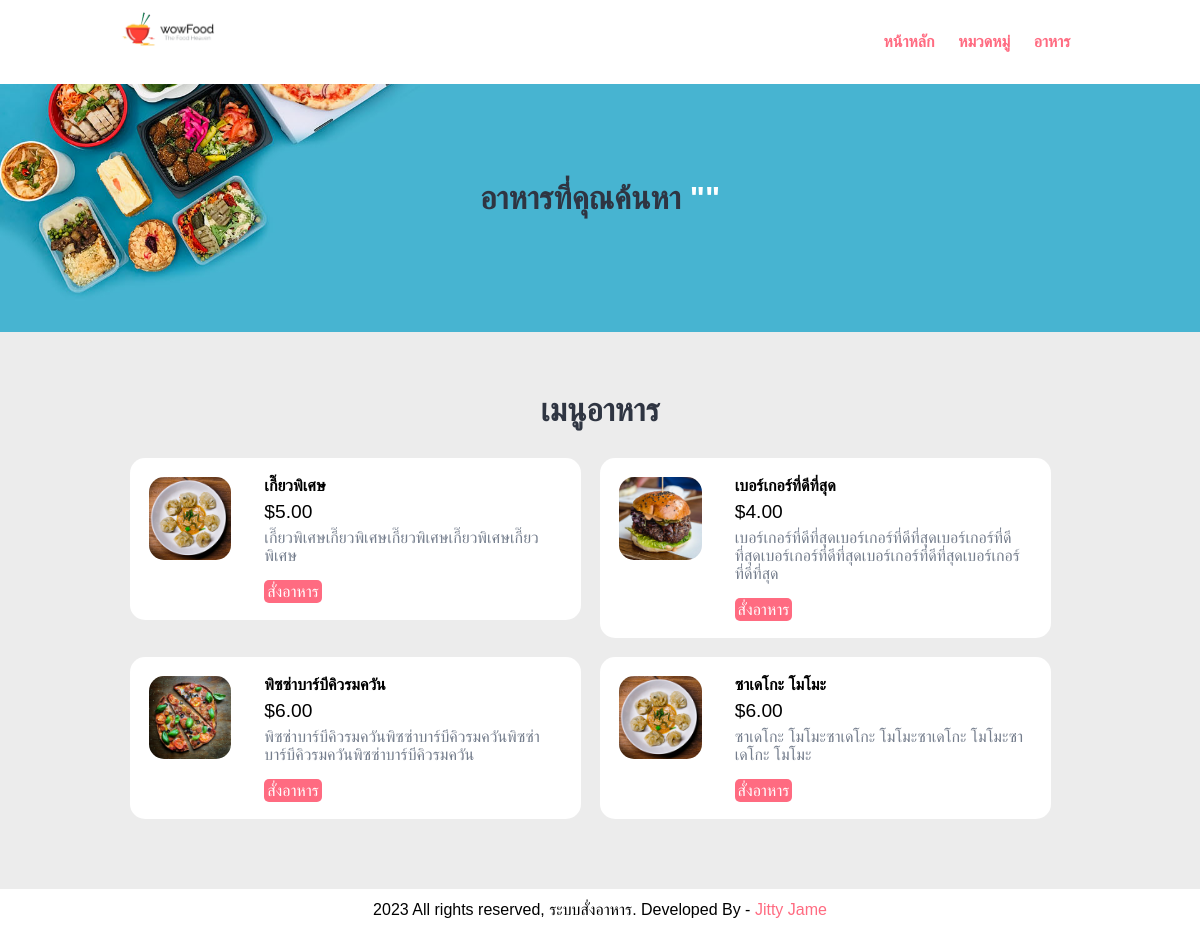
The page /food-search.php on the database its author committed.
### tables this page shows
CREATE TABLE `tbl_food` (
  `id` int(10) UNSIGNED NOT NULL,
  `title` varchar(100) NOT NULL,
  `description` text NOT NULL,
  `price` decimal(10,2) NOT NULL,
  `image_name` varchar(255) NOT NULL,
  `category_id` int(10) UNSIGNED NOT NULL,
  `featured` varchar(10) NOT NULL,
  `active` varchar(10) NOT NULL
);

### food-search.php (the view, shortened to what this page needs)
<?php include('partials-front/menu.php'); ?>
<section class="food-search text-center">
    <div class="container">
        <?php
            $search = mysqli_real_escape_string($conn, $_POST['search']);
        ?>
        <h2>อาหารที่คุณค้นหา <a href="#" class="text-white">"<?php echo $search; ?>"</a></h2>
    </div>
</section>
<section class="food-menu">
    <div class="container">
        <h2 class="text-center">เมนูอาหาร</h2>
        <?php
            $sql = "SELECT * FROM tbl_food WHERE title LIKE '%$search%' OR description LIKE '%$search%'";
            $res = mysqli_query($conn, $sql);
            $count = mysqli_num_rows($res);
            if($count>0)
            {
                while($row=mysqli_fetch_assoc($res))
                {
                    $title = $row['title'];
                    $price = $row['price'];
                    $description = $row['description'];
                    $image_name = $row['image_name'];
                    ?>
                    <div class="food-menu-box">
                        <div class="food-menu-img">
                            <?php
                                if($image_name=="")
                                {
                                    echo "<div class='error'>Image not Available.</div>";
                                }
                                else
                                {
                                    ?>
                                    <img src="<?php echo SITEURL; ?>images/food/<?php echo $image_name; ?>" alt="Chicke Hawain Pizza" class="img-responsive img-curve">
                                    <?php
                                }
                            ?>
                        </div>
                        <div class="food-menu-desc">
                            <h4><?php echo $title; ?></h4>
                            <p class="food-price">$<?php echo $price; ?></p>
                            <p class="food-detail">
                                <?php echo $description; ?>
                            </p>
                            <br>
                            <a href="#" class="btn btn-primary">สั่งอาหาร</a>
                        </div>
                    </div>
                    <?php
                }
            }
            else
            {
                echo "<div class='error'>Food not found.</div>";
            }
        ?>
    </div>
</section>
<?php include('partials-front/footer.php'); ?>

### css/style.css (style rules this page uses)
* { margin: 0 0; padding: 0 0; font-family: Arial, Helvetica, sans-serif; }
.container { width: 80%; margin: 0 auto; padding: 1%; }
.img-responsive { width: 100%; }
.img-curve { border-radius: 15px; }
.text-center { text-align: center; }
.text-white { color: white; }
a { color: #ff6b81; text-decoration: none; }
.btn { padding: 1%; border: none; font-size: 1rem; border-radius: 5px; }
.btn-primary { background-color: #ff6b81; color: white; cursor: pointer; }
h2 { color: #2f3542; font-size: 2rem; margin-bottom: 2%; }
.food-search { background-image: url(../images/bg.jpg); background-size: cover; background-repeat: no-repeat; background-position: center; padding: 7% 0; }
.food-menu { background-color: #ececec; padding: 4% 0; }
.food-menu-box { width: 43%; margin: 1%; padding: 2%; float: left; background-color: white; border-radius: 15px; }
.food-menu-img { width: 20%; float: left; }
.food-menu-desc { width: 70%; float: left; margin-left: 8%; }
.food-price { font-size: 1.2rem; margin: 2% 0; }
.food-detail { font-size: 1rem; color: #747d8c; }

### rows shown on the page
tbl_food: image_name (picture), title "เกี๊ยวพิเศษ", price "5.00", description "เกี๊ยวพิเศษเกี๊ยวพิเศษเกี๊ยวพิเศษเกี๊ยวพิเศษเกี๊ยวพิเศษ"
tbl_food: image_name (picture), title "เบอร์เกอร์ที่ดีที่สุด", price "4.00", description "เบอร์เกอร์ที่ดีที่สุดเบอร์เกอร์ที่ดีที่สุดเบอร์เกอร์ที่ดีที่สุดเบอร์เกอร์ที่ดีที่สุดเบอร์เกอร์ที่ดีที่สุดเบอร์เกอร์ที่ดีที่สุด"
tbl_food: image_name (picture), title "พิซซ่าบาร์บีคิวรมควัน", price "6.00", description "พิซซ่าบาร์บีคิวรมควันพิซซ่าบาร์บีคิวรมควันพิซซ่าบาร์บีคิวรมควันพิซซ่าบาร์บีคิวรมควัน"
tbl_food: image_name (picture), title "ซาเดโกะ โมโมะ", price "6.00", description "ซาเดโกะ โมโมะซาเดโกะ โมโมะซาเดโกะ โมโมะซาเดโกะ โมโมะ"
